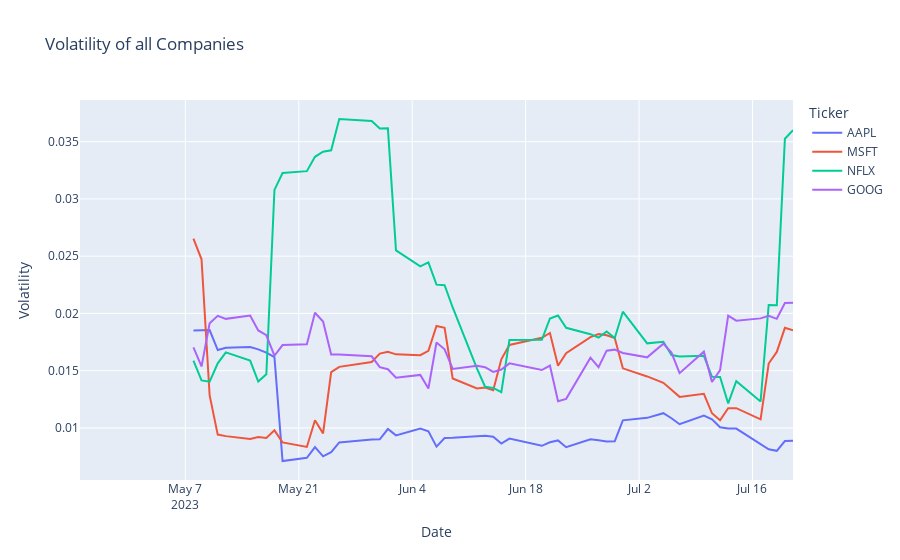

The cell this chart's notebook holds for it:
### Code cell
df['Volatility'] = df.groupby('Ticker')['Close'].pct_change().rolling(window=10).std().reset_index(0,drop=True)

px.line(df,x='Date',y='Volatility',color='Ticker', title='Volatility of all Companies')
